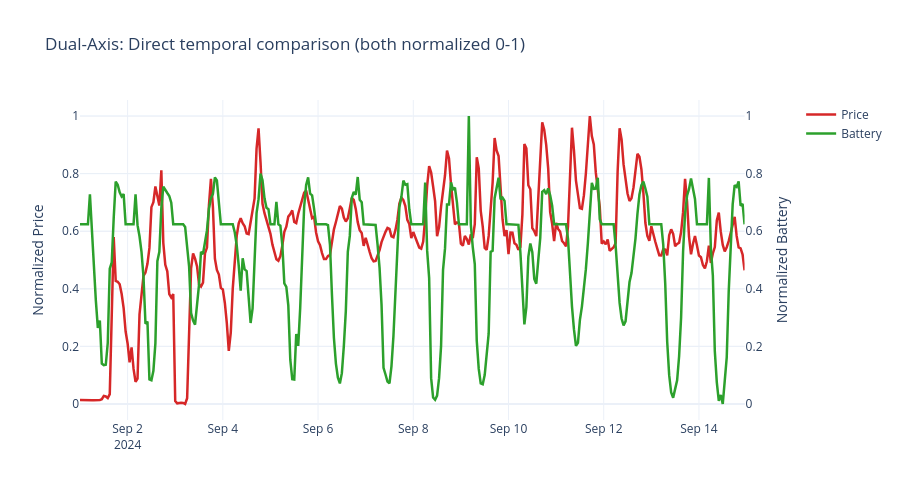

Here is the notebook cell this chart was saved with:
### Code cell
# ===== Correlation Visualization Alternatives =====
from scipy import stats

# Ensure both arrays have same length
min_len = min(len(battery_dispatch), len(day_ahead_prices_corrected))
battery_trunc = battery_dispatch[:min_len]
price_trunc = day_ahead_prices_corrected[:min_len]
time_trunc = timesteps[:min_len]

# ===== ALTERNATIVE 2: Normalized Dual-Axis =====
batt_norm = (battery_trunc - battery_trunc.min()) / (battery_trunc.max() - battery_trunc.min())
price_norm = (price_trunc - price_trunc.min()) / (price_trunc.max() - price_trunc.min())

fig_dual = make_subplots(specs=[[{"secondary_y": True}]])
fig_dual.add_trace(
    go.Scatter(x=time_trunc, y=price_norm, name="Price", line=dict(color='#d62728', width=2.5)),
    secondary_y=False
)
fig_dual.add_trace(
    go.Scatter(x=time_trunc, y=batt_norm, name="Battery", line=dict(color='#2ca02c', width=2.5)),
    secondary_y=True
)
fig_dual.update_yaxes(title_text="Normalized Price", secondary_y=False)
fig_dual.update_yaxes(title_text="Normalized Battery", secondary_y=True)
fig_dual.update_layout(
    title="Dual-Axis: Direct temporal comparison (both normalized 0-1)",
    height=500,
    hovermode='x unified',
    template='plotly_white'
)
fig_dual.show()

### Figure 1 — Plotly figure (JSON) as saved in the notebook; plotly's stock layout.template omitted (floating-point values rounded to 4 significant figures; data arrays with more than 128 entries replaced by an {"elided": "..."} marker saying what was removed)
{"data": [{"line": {"color": "#d62728", "width": 2.5}, "name": "Price", "type": "scatter", "x": {"elided": "336 str values"}, "xaxis": "x", "y": {"elided": "336 float values"}, "yaxis": "y"}, {"line": {"color": "#2ca02c", "width": 2.5}, "name": "Battery", "type": "scatter", "x": {"elided": "336 str values"}, "xaxis": "x", "y": {"elided": "336 float values"}, "yaxis": "y2"}], "layout": {"height": 500, "hovermode": "x unified", "title": {"text": "Dual-Axis: Direct temporal comparison (both normalized 0-1)"}, "xaxis": {"anchor": "y", "domain": [0, 0.94]}, "yaxis": {"anchor": "x", "domain": [0, 1], "title": {"text": "Normalized Price"}}, "yaxis2": {"anchor": "x", "overlaying": "y", "side": "right", "title": {"text": "Normalized Battery"}}}}
